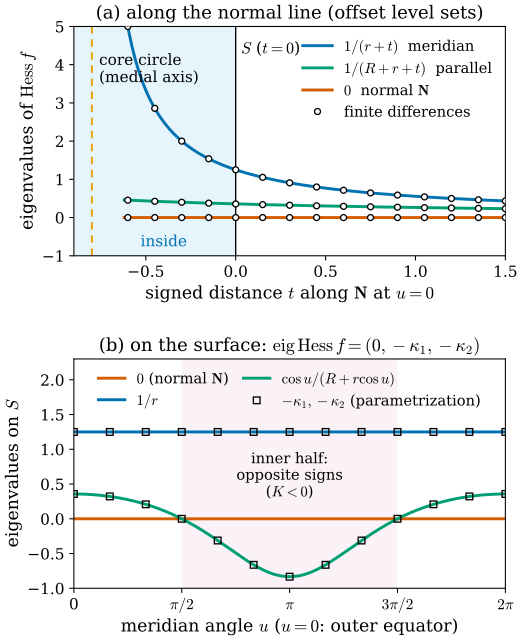

The script that saved this image:
"""Figure 30.2.1: the eigenvalues of the Hessian of an SDF are minus the principal curvatures of its level sets.

Torus of revolution T_{R,r}, R = 2, r = 0.8, exact SDF f = sqrt((rho - R)^2 + z^2) - r (outward N = grad f).
Eigenvalues of Hess f computed by central finite differences (step 1e-4) of the exact SDF, compared with formulas.
(a) along the outward normal line through the outer equator (u = 0), as a function of the signed distance t:
    1/(r + t) (meridian direction), 1/(R + r + t) (parallel direction), 0 (normal direction). Blow-up at t = -r:
    the core circle of the tube = the medial axis.
(b) on the surface (t = 0) as a function of the meridian angle u: 1/r and cos u/(R + r cos u), compared with
    -kappa_1, -kappa_2 computed from the parametrization of GUIDELINES §7 (dgsym.shape_operator, sign flipped so that
    the principal curvatures refer to the outward normal).
Self-checks: numerical eigenvalues match the formulas to 1e-5.

Run from the project root: ``PYTHONPATH=tools python3 chapters/30-radiance-field-surfaces/figures/fig-30-2-1-sdf-hessian.py``
"""

import os

os.environ.setdefault("OMP_NUM_THREADS", "4")
os.environ.setdefault("OPENBLAS_NUM_THREADS", "4")

import dgfig

dgfig.setup()

import matplotlib
import matplotlib.pyplot as plt
import numpy as np
import sympy as sp

import dgsym

matplotlib.rcParams.update({"font.size": 13, "axes.titlesize": 13.5, "axes.labelsize": 13,
                            "xtick.labelsize": 11.5, "ytick.labelsize": 11.5, "legend.fontsize": 11.5})
C = dgfig.COLORS
R0, r0 = 2.0, 0.8


def sdf(P):
    rho = np.hypot(P[..., 0], P[..., 1])
    return np.hypot(rho - R0, P[..., 2]) - r0


def num_hess(P, h=1e-4):
    Hm = np.zeros((3, 3))
    E = np.eye(3)
    for i in range(3):
        for j in range(3):
            Hm[i, j] = (sdf(P + h * E[i] + h * E[j]) - sdf(P + h * E[i] - h * E[j]) - sdf(P - h * E[i] + h * E[j])
                        + sdf(P - h * E[i] - h * E[j])) / (4 * h * h)
    return np.sort(np.linalg.eigvalsh(0.5 * (Hm + Hm.T)))


def torus_point(u, v, t):
    rr = r0 + t
    return np.array([(R0 + rr * np.cos(u)) * np.cos(v), (R0 + rr * np.cos(u)) * np.sin(v), rr * np.sin(u)])


# (a) along the normal line at u = 0
ts = np.linspace(-0.62, 1.5, 400)
td = np.linspace(-0.6, 1.5, 15)
ev_num = np.array([num_hess(torus_point(0.0, 0.3, t)) for t in td])
ev_ref = np.sort(np.stack([np.zeros_like(td), 1 / (R0 + r0 + td), 1 / (r0 + td)], 1), axis=1)
assert np.max(np.abs(ev_num - ev_ref)) < 1e-5

# (b) on the surface vs u, with the parametric principal curvatures (dgsym, GUIDELINES §7 torus)
ex = dgsym.EXAMPLES["torus"]
Rs, rs = ex["params"]
us, vs = ex["coords"]
Wpar = sp.lambdify(us, dgsym.shape_operator(ex["expr"], us, vs, positive=ex["positive"]).subs({Rs: R0, rs: r0}),
                   modules="numpy")
uu = np.linspace(0, 2 * np.pi, 400)
ud = np.linspace(0, 2 * np.pi, 13)
kin = np.array([np.sort(np.linalg.eigvals(np.array(Wpar(u), dtype=float)).real) for u in ud])   # inward normal
neg_kappa_out = np.sort(kin, axis=1)                                                             # -kappa_out = kappa_in
ev_s = np.array([num_hess(torus_point(u, 1.0, 0.0)) for u in ud])
nz = np.array([e[np.argsort(np.abs(e))][1:] for e in ev_s])
assert np.max(np.abs(np.sort(nz, axis=1) - neg_kappa_out)) < 1e-5
assert np.max(np.abs(np.array([e[np.argmin(np.abs(e))] for e in ev_s]))) < 1e-5

fig, (axa, axb) = plt.subplots(2, 1, figsize=(5.8, 7.6), gridspec_kw=dict(hspace=0.45))

axa.axvspan(-0.9, 0.0, color=C["region"], alpha=0.15, lw=0)
axa.plot(ts, 1 / (r0 + ts), color=C["tangent"], lw=2.2, label=r"$1/(r + t)$  meridian")
axa.plot(ts, 1 / (R0 + r0 + ts), color=C["third"], lw=2.2, label=r"$1/(R + r + t)$  parallel")
axa.plot(ts, 0 * ts, color=C["normal"], lw=2.2, label=r"$0$  normal $\mathbf{N}$")
axa.plot(td, ev_num[:, 2], "o", color=C["main"], ms=4.5, mfc="white", zorder=5)
axa.plot(td, ev_num[:, 1], "o", color=C["main"], ms=4.5, mfc="white", zorder=5)
axa.plot(td, ev_num[:, 0], "o", color=C["main"], ms=4.5, mfc="white", zorder=5, label="finite differences")
axa.axvline(0, color=C["main"], lw=1.0)
axa.axvline(-r0, color=C["accent"], lw=1.4, ls=(0, (4, 3)))
axa.text(0.03, 4.3, r"$S$ ($t = 0$)", fontsize=12)
axa.text(-0.76, 4.3, "core circle\n(medial axis)", fontsize=11.5, color=C["main"], va="top")
axa.text(-0.4, -0.75, "inside", fontsize=11.5, ha="center", color=C["tangent"])
axa.set_xlim(-0.9, 1.5)
axa.set_ylim(-1.0, 5.0)
axa.set_xlabel(r"signed distance $t$ along $\mathbf{N}$ at $u = 0$")
axa.set_ylabel(r"eigenvalues of $\mathrm{Hess}\,f$")
axa.legend(loc="upper right", frameon=False, fontsize=11)
axa.set_title(r"(a) along the normal line (offset level sets)", fontsize=13.5)

axb.axhline(0, color=C["normal"], lw=2.2, label=r"$0$ (normal $\mathbf{N}$)")
axb.plot(uu, 0 * uu + 1 / r0, color=C["tangent"], lw=2.2, label=r"$1/r$")
axb.plot(uu, np.cos(uu) / (R0 + r0 * np.cos(uu)), color=C["third"], lw=2.2, label=r"$\cos u/(R + r\cos u)$")
axb.plot(ud, neg_kappa_out[:, 0], "s", color=C["main"], ms=5, mfc="none", zorder=5)
axb.plot(ud, neg_kappa_out[:, 1], "s", color=C["main"], ms=5, mfc="none", zorder=5,
         label=r"$-\kappa_1, -\kappa_2$ (parametrization)")
axb.axvspan(np.pi / 2, 3 * np.pi / 2, color=C["covector"], alpha=0.10, lw=0)
axb.text(np.pi, 0.62, "inner half:\nopposite signs\n($K < 0$)", ha="center", fontsize=11, va="center")
axb.set_xlim(0, 2 * np.pi)
axb.set_ylim(-1.0, 2.3)
axb.set_xticks([0, np.pi / 2, np.pi, 3 * np.pi / 2, 2 * np.pi])
axb.set_xticklabels(["0", r"$\pi/2$", r"$\pi$", r"$3\pi/2$", r"$2\pi$"])
axb.set_xlabel(r"meridian angle $u$ ($u = 0$: outer equator)")
axb.set_ylabel(r"eigenvalues on $S$")
axb.legend(loc="upper center", frameon=False, fontsize=11, ncol=2, columnspacing=1.0, handlelength=1.8)
axb.set_title(r"(b) on the surface: $\mathrm{eig}\,\mathrm{Hess}\,f = (0, -\kappa_1, -\kappa_2)$", fontsize=13.5)

dgfig.save(fig, __file__)
